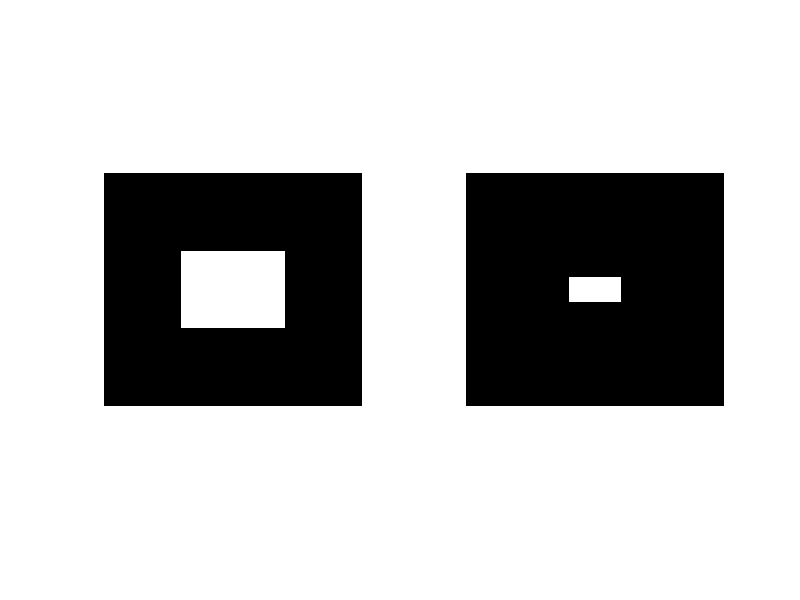

Write the MATLAB code that produced this figure.
BW1 = zeros(9,10);
BW1(4:6, 4:7) = 1;

SE = strel('square', 3);
BW2 = imerode(BW1, SE);


subplot(1,2,1);imshow(BW1);hold on;
subplot(1,2,2);imshow(BW2);
